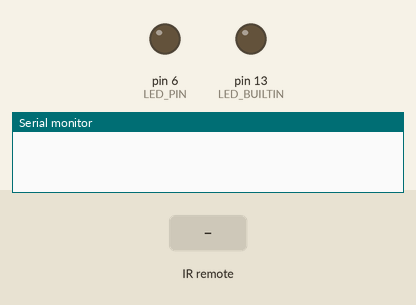
The sketch below on a simulated Arduino Uno, built with avr-gcc and run on an emulated ATmega328P. Shown: output pins drawn as LEDs (lit = HIGH), the last lines printed to the serial monitor. The inputs (shaded band) are chosen by the test bench.

Above: at 1.2 s.
1.3 s: infrared code 0xFFC23D received
At 2.5 s:
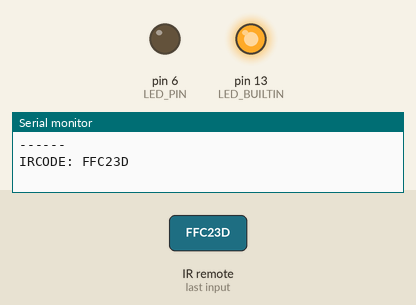
2.8 s: infrared code 0xFF02FD received
At 4.0 s:
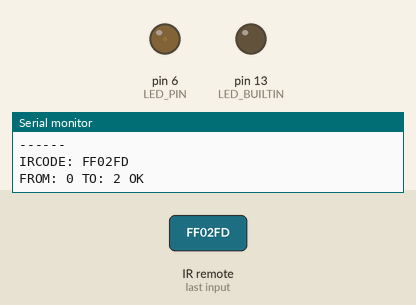
4.3 s: infrared code 0xFF22DD received
At 5.3 s:
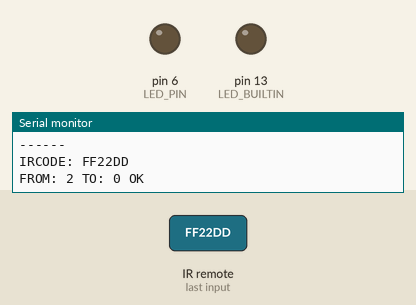
5.8 s: infrared code 0xFFE01F received
At 7.1 s:
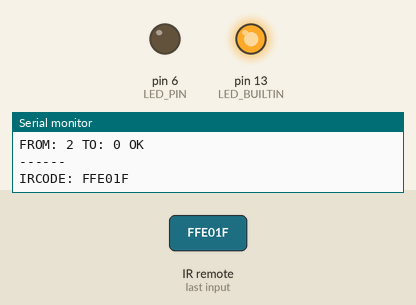
Timing chart, 0 to 8.3 s (numbered marks = the images above; inputs shaded):
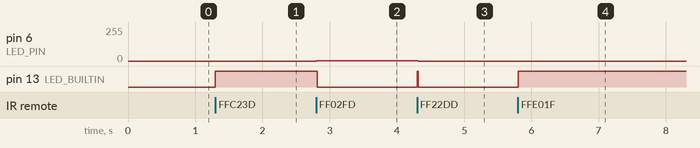

The sketch:

IRLight.ino
```cpp
/*应先安装IRremote这个库才可以使用*/
/*实现了亮度的平滑过渡*/

#include <IRremote.h>

#define LED_PIN 6 //接LED的PIN
#define IR_PIN 12 //红外接受器输入Pin
#define VAR_TIME 8  //亮度变化的延时间隔

//以下是键码

#define RSME  0xFFC23D
#define MDOWN 0xFF22DD
#define MUP   0xFF02FD
#define DOWN  0xFFE01F
#define UP    0xFFA857
#define L0		0xFF6897
#define L1 		0xFF30CF
#define L2 		0xFF18E7
#define L3 		0xFF7A85
#define L4 		0xFF10EF
#define L5 		0xFF10EF
#define L5 		0xFF38C7
#define L6 		0xFF5AA5
#define L7 		0xFF42BD
#define L8 		0xFF4AB5
#define L9 		0xFF52AD


int currBright = 0;
int lastBright = 0;
IRrecv irrecv(IR_PIN); //初始化红外接收
decode_results results;

// 平滑变化亮度
void setBrightSmon(int newBright)
{
  digitalWrite(LED_BUILTIN, HIGH);
  newBright = (newBright < 0) ? 0 : newBright;
  newBright = (newBright > 255) ? 255 : newBright;

  if (newBright != currBright)
  {
    int steps = 0;
    int count = 0;
    int diff = 0;

    Serial.print("FROM: ");
    Serial.print(currBright);
    Serial.print(" TO: ");
    Serial.print(newBright);

    if (newBright > currBright)
    {
      steps = 1;
    } else {
      steps = -1;
    }

    diff = abs(newBright - currBright);

    for (count = 0; count < diff; count++)
    {
      currBright = currBright + steps;
      analogWrite(LED_PIN, currBright);
      delay(VAR_TIME);
    }
    Serial.println(" OK");
    digitalWrite(LED_BUILTIN, LOW);
  }

}

void setup() {
  Serial.begin(57600);
  irrecv.enableIRIn();
  pinMode(LED_BUILTIN, OUTPUT);
}

void loop() {
  if (irrecv.decode(&results)) {
    Serial.print("------\nIRCODE: ");
    Serial.println(results.value, HEX);

//按键处理
    switch (results.value)
    {
      case RSME:
        if (currBright == 0)
        {
          setBrightSmon(lastBright);
        } else {
          lastBright = currBright;
          setBrightSmon(0);
        }
        break;

      case MDOWN:
        setBrightSmon(currBright - 2);
        break;

      case MUP:
        setBrightSmon(currBright + 2);
        break;

      case DOWN:
        setBrightSmon(currBright - 25);
        break;

      case UP:
        setBrightSmon(currBright + 25);
        break;

      case L0:
        setBrightSmon(0);
        break;

      case L1:
        setBrightSmon(1);
        break;

      case L9:
        setBrightSmon(255);
        break;
    }

    irrecv.resume();
  }
}
```

Measured:
- after the input at 1.3 s, pin 13 (LED_BUILTIN): LOW → HIGH at once
- after the input at 2.8 s, pin 6 (LED_PIN): 0/255 → 2/255 at once; pin 13 (LED_BUILTIN): HIGH → LOW at once
- after the input at 4.3 s, pin 6 (LED_PIN): 2/255 → 0/255 at once; pin 13 (LED_BUILTIN): LOW → HIGH at once, → LOW 0.02 s later
- after the input at 5.8 s, pin 13 (LED_BUILTIN): LOW → HIGH at once
